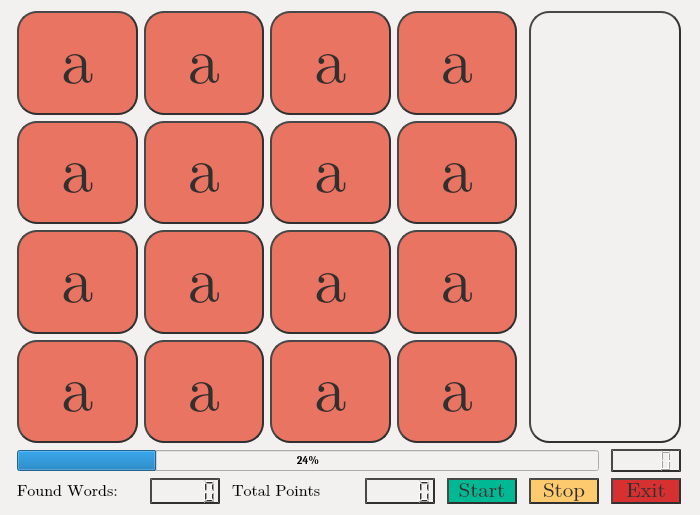
<?xml version="1.0" encoding="UTF-8"?>
<ui version="4.0">
 <class>Form</class>
 <widget class="QWidget" name="Form">
  <property name="geometry">
   <rect>
    <x>0</x>
    <y>0</y>
    <width>700</width>
    <height>515</height>
   </rect>
  </property>
  <property name="windowTitle">
   <string>Form</string>
  </property>
  <property name="styleSheet">
   <string notr="true">background: #f2f1ef</string>
  </property>
  <layout class="QGridLayout" name="gridLayout_2">
   <item row="2" column="5">
    <widget class="QPushButton" name="pushButton_2">
     <property name="maximumSize">
      <size>
       <width>70</width>
       <height>28</height>
      </size>
     </property>
     <property name="font">
      <font>
       <family>Cambria Math</family>
       <pointsize>16</pointsize>
      </font>
     </property>
     <property name="cursor">
      <cursorShape>PointingHandCursor</cursorShape>
     </property>
     <property name="styleSheet">
      <string notr="true"> color: #303030;

background: #fdcb6e ;
border: 2px solid #303030;
    border-radius: 20px;
    border-style: outset;

Text-align:center</string>
     </property>
     <property name="text">
      <string>Stop</string>
     </property>
    </widget>
   </item>
   <item row="2" column="1">
    <widget class="QLCDNumber" name="lcdNumber_2">
     <property name="maximumSize">
      <size>
       <width>70</width>
       <height>28</height>
      </size>
     </property>
     <property name="styleSheet">
      <string notr="true"> color: #303030;

background:#f2f1ef ;

border: 2px solid #303030;
    border-radius: 20px;
    border-style: outset;

Text-align:center</string>
     </property>
    </widget>
   </item>
   <item row="2" column="6">
    <widget class="QPushButton" name="pushButton">
     <property name="maximumSize">
      <size>
       <width>70</width>
       <height>28</height>
      </size>
     </property>
     <property name="font">
      <font>
       <family>Cambria Math</family>
       <pointsize>16</pointsize>
      </font>
     </property>
     <property name="cursor">
      <cursorShape>PointingHandCursor</cursorShape>
     </property>
     <property name="styleSheet">
      <string notr="true"> color: #303030;

background:#d63031 ;
border: 2px solid #303030;
    border-radius: 20px;
    border-style: outset;

Text-align:center</string>
     </property>
     <property name="text">
      <string>Exit</string>
     </property>
    </widget>
   </item>
   <item row="2" column="0">
    <widget class="QLabel" name="label">
     <property name="maximumSize">
      <size>
       <width>121</width>
       <height>28</height>
      </size>
     </property>
     <property name="font">
      <font>
       <family>Cambria Math</family>
       <pointsize>12</pointsize>
      </font>
     </property>
     <property name="text">
      <string>Found Words:</string>
     </property>
    </widget>
   </item>
   <item row="1" column="6">
    <widget class="QLCDNumber" name="lcdNumber">
     <property name="styleSheet">
      <string notr="true"> color: #303030;

background:#f2f1ef ;

border: 2px solid #303030;
    border-radius: 20px;
    border-style: outset;

Text-align:center</string>
     </property>
    </widget>
   </item>
   <item row="1" column="0" colspan="6">
    <widget class="QProgressBar" name="progressBar">
     <property name="font">
      <font>
       <family>Cambria</family>
       <pointsize>8</pointsize>
       <weight>75</weight>
       <bold>true</bold>
      </font>
     </property>
     <property name="styleSheet">
      <string notr="true">
QProgressBar {
    border: 2px solid grey;
    border-radius: 5px;
    border-color: #303030

}

QProgressBar::chunk {
    background-color: #05B8CC;
    width: 20px;
}
;
Text-align:center
</string>
     </property>
     <property name="value">
      <number>24</number>
     </property>
    </widget>
   </item>
   <item row="0" column="0" colspan="5">
    <layout class="QGridLayout" name="gridLayout">
     <item row="0" column="0">
      <widget class="QPushButton" name="pushButton_00">
       <property name="enabled">
        <bool>true</bool>
       </property>
       <property name="minimumSize">
        <size>
         <width>100</width>
         <height>100</height>
        </size>
       </property>
       <property name="maximumSize">
        <size>
         <width>300</width>
         <height>300</height>
        </size>
       </property>
       <property name="font">
        <font>
         <family>Cambria Math</family>
         <pointsize>48</pointsize>
         <weight>50</weight>
         <bold>false</bold>
        </font>
       </property>
       <property name="cursor">
        <cursorShape>PointingHandCursor</cursorShape>
       </property>
       <property name="layoutDirection">
        <enum>Qt::LeftToRight</enum>
       </property>
       <property name="autoFillBackground">
        <bool>false</bool>
       </property>
       <property name="styleSheet">
        <string notr="true"> color: #303030;

background: #e87461 ;

border: 2px solid  #303030;
    border-radius: 20px;
    border-style: outset;

Text-align:center</string>
       </property>
       <property name="text">
        <string>a</string>
       </property>
       <property name="autoDefault">
        <bool>false</bool>
       </property>
       <property name="default">
        <bool>false</bool>
       </property>
       <property name="flat">
        <bool>true</bool>
       </property>
      </widget>
     </item>
     <item row="0" column="3">
      <widget class="QPushButton" name="pushButton_03">
       <property name="enabled">
        <bool>true</bool>
       </property>
       <property name="minimumSize">
        <size>
         <width>100</width>
         <height>100</height>
        </size>
       </property>
       <property name="maximumSize">
        <size>
         <width>300</width>
         <height>300</height>
        </size>
       </property>
       <property name="font">
        <font>
         <family>Cambria Math</family>
         <pointsize>48</pointsize>
         <weight>50</weight>
         <bold>false</bold>
        </font>
       </property>
       <property name="cursor">
        <cursorShape>PointingHandCursor</cursorShape>
       </property>
       <property name="layoutDirection">
        <enum>Qt::LeftToRight</enum>
       </property>
       <property name="autoFillBackground">
        <bool>false</bool>
       </property>
       <property name="styleSheet">
        <string notr="true"> color: #303030;

background: #e87461 ;
border: 2px solid #303030;
    border-radius: 20px;
    border-style: outset;

Text-align:center</string>
       </property>
       <property name="text">
        <string>a</string>
       </property>
       <property name="autoDefault">
        <bool>false</bool>
       </property>
       <property name="default">
        <bool>false</bool>
       </property>
       <property name="flat">
        <bool>true</bool>
       </property>
      </widget>
     </item>
     <item row="0" column="1">
      <widget class="QPushButton" name="pushButton_01">
       <property name="enabled">
        <bool>true</bool>
       </property>
       <property name="minimumSize">
        <size>
         <width>100</width>
         <height>100</height>
        </size>
       </property>
       <property name="maximumSize">
        <size>
         <width>300</width>
         <height>300</height>
        </size>
       </property>
       <property name="font">
        <font>
         <family>Cambria Math</family>
         <pointsize>48</pointsize>
         <weight>50</weight>
         <bold>false</bold>
        </font>
       </property>
       <property name="cursor">
        <cursorShape>PointingHandCursor</cursorShape>
       </property>
       <property name="layoutDirection">
        <enum>Qt::LeftToRight</enum>
       </property>
       <property name="autoFillBackground">
        <bool>false</bool>
       </property>
       <property name="styleSheet">
        <string notr="true"> color: #303030;

background: #e87461 ;
border: 2px solid #303030;
    border-radius: 20px;
    border-style: outset;

Text-align:center</string>
       </property>
       <property name="text">
        <string>a</string>
       </property>
       <property name="autoDefault">
        <bool>false</bool>
       </property>
       <property name="default">
        <bool>false</bool>
       </property>
       <property name="flat">
        <bool>true</bool>
       </property>
      </widget>
     </item>
     <item row="0" column="2">
      <widget class="QPushButton" name="pushButton_02">
       <property name="enabled">
        <bool>true</bool>
       </property>
       <property name="minimumSize">
        <size>
         <width>100</width>
         <height>100</height>
        </size>
       </property>
       <property name="maximumSize">
        <size>
         <width>300</width>
         <height>300</height>
        </size>
       </property>
       <property name="font">
        <font>
         <family>Cambria Math</family>
         <pointsize>48</pointsize>
         <weight>50</weight>
         <bold>false</bold>
        </font>
       </property>
       <property name="cursor">
        <cursorShape>PointingHandCursor</cursorShape>
       </property>
       <property name="layoutDirection">
        <enum>Qt::LeftToRight</enum>
       </property>
       <property name="autoFillBackground">
        <bool>false</bool>
       </property>
       <property name="styleSheet">
        <string notr="true"> color: #303030;

background: #e87461 ;
border: 2px solid #303030;
    border-radius: 20px;
    border-style: outset;

Text-align:center</string>
       </property>
       <property name="text">
        <string>a</string>
       </property>
       <property name="autoDefault">
        <bool>false</bool>
       </property>
       <property name="default">
        <bool>false</bool>
       </property>
       <property name="flat">
        <bool>true</bool>
       </property>
      </widget>
     </item>
     <item row="1" column="1">
      <widget class="QPushButton" name="pushButton_11">
       <property name="enabled">
        <bool>true</bool>
       </property>
       <property name="minimumSize">
        <size>
         <width>100</width>
         <height>100</height>
        </size>
       </property>
       <property name="maximumSize">
        <size>
         <width>300</width>
         <height>300</height>
        </size>
       </property>
       <property name="font">
        <font>
         <family>Cambria Math</family>
         <pointsize>48</pointsize>
         <weight>50</weight>
         <bold>false</bold>
        </font>
       </property>
       <property name="cursor">
        <cursorShape>PointingHandCursor</cursorShape>
       </property>
       <property name="layoutDirection">
        <enum>Qt::LeftToRight</enum>
       </property>
       <property name="autoFillBackground">
        <bool>false</bool>
       </property>
       <property name="styleSheet">
        <string notr="true"> color: #303030;

background: #e87461 ;
border: 2px solid #303030;
    border-radius: 20px;
    border-style: outset;

Text-align:center</string>
       </property>
       <property name="text">
        <string>a</string>
       </property>
       <property name="autoDefault">
        <bool>false</bool>
       </property>
       <property name="default">
        <bool>false</bool>
       </property>
       <property name="flat">
        <bool>true</bool>
       </property>
      </widget>
     </item>
     <item row="1" column="0">
      <widget class="QPushButton" name="pushButton_10">
       <property name="enabled">
        <bool>true</bool>
       </property>
       <property name="minimumSize">
        <size>
         <width>100</width>
         <height>100</height>
        </size>
       </property>
       <property name="maximumSize">
        <size>
         <width>300</width>
         <height>300</height>
        </size>
       </property>
       <property name="font">
        <font>
         <family>Cambria Math</family>
         <pointsize>48</pointsize>
         <weight>50</weight>
         <bold>false</bold>
        </font>
       </property>
       <property name="cursor">
        <cursorShape>PointingHandCursor</cursorShape>
       </property>
       <property name="layoutDirection">
        <enum>Qt::LeftToRight</enum>
       </property>
       <property name="autoFillBackground">
        <bool>false</bool>
       </property>
       <property name="styleSheet">
        <string notr="true"> color: #303030;

background: #e87461 ;
border: 2px solid #303030;
    border-radius: 20px;
    border-style: outset;

Text-align:center</string>
       </property>
       <property name="text">
        <string>a</string>
       </property>
       <property name="autoDefault">
        <bool>false</bool>
       </property>
       <property name="default">
        <bool>false</bool>
       </property>
       <property name="flat">
        <bool>true</bool>
       </property>
      </widget>
     </item>
     <item row="2" column="0">
      <widget class="QPushButton" name="pushButton_20">
       <property name="enabled">
        <bool>true</bool>
       </property>
       <property name="minimumSize">
        <size>
         <width>100</width>
         <height>100</height>
        </size>
       </property>
       <property name="maximumSize">
        <size>
         <width>300</width>
         <height>300</height>
        </size>
       </property>
       <property name="font">
        <font>
         <family>Cambria Math</family>
         <pointsize>48</pointsize>
         <weight>50</weight>
         <bold>false</bold>
        </font>
       </property>
       <property name="cursor">
        <cursorShape>PointingHandCursor</cursorShape>
       </property>
       <property name="layoutDirection">
        <enum>Qt::LeftToRight</enum>
       </property>
       <property name="autoFillBackground">
        <bool>false</bool>
       </property>
       <property name="styleSheet">
        <string notr="true"> color: #303030;

background: #e87461 ;
border: 2px solid #303030;
    border-radius: 20px;
    border-style: outset;

Text-align:center</string>
       </property>
       <property name="text">
        <string>a</string>
       </property>
       <property name="autoDefault">
        <bool>false</bool>
       </property>
       <property name="default">
        <bool>false</bool>
       </property>
       <property name="flat">
        <bool>true</bool>
       </property>
      </widget>
     </item>
     <item row="1" column="2">
      <widget class="QPushButton" name="pushButton_12">
       <property name="enabled">
        <bool>true</bool>
       </property>
       <property name="minimumSize">
        <size>
         <width>100</width>
         <height>100</height>
        </size>
       </property>
       <property name="maximumSize">
        <size>
         <width>300</width>
         <height>300</height>
        </size>
       </property>
       <property name="font">
        <font>
         <family>Cambria Math</family>
         <pointsize>48</pointsize>
         <weight>50</weight>
         <bold>false</bold>
        </font>
       </property>
       <property name="cursor">
        <cursorShape>PointingHandCursor</cursorShape>
       </property>
       <property name="layoutDirection">
        <enum>Qt::LeftToRight</enum>
       </property>
       <property name="autoFillBackground">
        <bool>false</bool>
       </property>
       <property name="styleSheet">
        <string notr="true"> color: #303030;

background: #e87461 ;
border: 2px solid #303030;
    border-radius: 20px;
    border-style: outset;

Text-align:center</string>
       </property>
       <property name="text">
        <string>a</string>
       </property>
       <property name="autoDefault">
        <bool>false</bool>
       </property>
       <property name="default">
        <bool>false</bool>
       </property>
       <property name="flat">
        <bool>true</bool>
       </property>
      </widget>
     </item>
     <item row="1" column="3">
      <widget class="QPushButton" name="pushButton_13">
       <property name="enabled">
        <bool>true</bool>
       </property>
       <property name="minimumSize">
        <size>
         <width>100</width>
         <height>100</height>
        </size>
       </property>
       <property name="maximumSize">
        <size>
         <width>300</width>
         <height>300</height>
        </size>
       </property>
       <property name="font">
        <font>
         <family>Cambria Math</family>
         <pointsize>48</pointsize>
         <weight>50</weight>
         <bold>false</bold>
        </font>
       </property>
       <property name="cursor">
        <cursorShape>PointingHandCursor</cursorShape>
       </property>
       <property name="layoutDirection">
        <enum>Qt::LeftToRight</enum>
       </property>
       <property name="autoFillBackground">
        <bool>false</bool>
       </property>
       <property name="styleSheet">
        <string notr="true"> color: #303030;

background: #e87461 ;
border: 2px solid #303030;
    border-radius: 20px;
    border-style: outset;

Text-align:center</string>
       </property>
       <property name="text">
        <string>a</string>
       </property>
       <property name="autoDefault">
        <bool>false</bool>
       </property>
       <property name="default">
        <bool>false</bool>
       </property>
       <property name="flat">
        <bool>true</bool>
       </property>
      </widget>
     </item>
     <item row="2" column="1">
      <widget class="QPushButton" name="pushButton_21">
       <property name="enabled">
        <bool>true</bool>
       </property>
       <property name="minimumSize">
        <size>
         <width>100</width>
         <height>100</height>
        </size>
       </property>
       <property name="maximumSize">
        <size>
         <width>300</width>
         <height>300</height>
        </size>
       </property>
       <property name="font">
        <font>
         <family>Cambria Math</family>
         <pointsize>48</pointsize>
         <weight>50</weight>
         <bold>false</bold>
        </font>
       </property>
       <property name="cursor">
        <cursorShape>PointingHandCursor</cursorShape>
       </property>
       <property name="layoutDirection">
        <enum>Qt::LeftToRight</enum>
       </property>
       <property name="autoFillBackground">
        <bool>false</bool>
       </property>
       <property name="styleSheet">
        <string notr="true"> color: #303030;

background: #e87461 ;
border: 2px solid #303030;
    border-radius: 20px;
    border-style: outset;

Text-align:center</string>
       </property>
       <property name="text">
        <string>a</string>
       </property>
       <property name="autoDefault">
        <bool>false</bool>
       </property>
       <property name="default">
        <bool>false</bool>
       </property>
       <property name="flat">
        <bool>true</bool>
       </property>
      </widget>
     </item>
     <item row="2" column="2">
      <widget class="QPushButton" name="pushButton_22">
       <property name="enabled">
        <bool>true</bool>
       </property>
       <property name="minimumSize">
        <size>
         <width>100</width>
         <height>100</height>
        </size>
       </property>
       <property name="maximumSize">
        <size>
         <width>300</width>
         <height>300</height>
        </size>
       </property>
       <property name="font">
        <font>
         <family>Cambria Math</family>
         <pointsize>48</pointsize>
         <weight>50</weight>
         <bold>false</bold>
        </font>
       </property>
       <property name="cursor">
        <cursorShape>PointingHandCursor</cursorShape>
       </property>
       <property name="layoutDirection">
        <enum>Qt::LeftToRight</enum>
       </property>
       <property name="autoFillBackground">
        <bool>false</bool>
       </property>
       <property name="styleSheet">
        <string notr="true"> color: #303030;

background: #e87461 ;
border: 2px solid #303030;
    border-radius: 20px;
    border-style: outset;

Text-align:center</string>
       </property>
       <property name="text">
        <string>a</string>
       </property>
       <property name="autoDefault">
        <bool>false</bool>
       </property>
       <property name="default">
        <bool>false</bool>
       </property>
       <property name="flat">
        <bool>true</bool>
       </property>
      </widget>
     </item>
     <item row="2" column="3">
      <widget class="QPushButton" name="pushButton_23">
       <property name="enabled">
        <bool>true</bool>
       </property>
       <property name="minimumSize">
        <size>
         <width>100</width>
         <height>100</height>
        </size>
       </property>
       <property name="maximumSize">
        <size>
         <width>300</width>
         <height>300</height>
        </size>
       </property>
       <property name="font">
        <font>
         <family>Cambria Math</family>
         <pointsize>48</pointsize>
         <weight>50</weight>
         <bold>false</bold>
        </font>
       </property>
       <property name="cursor">
        <cursorShape>PointingHandCursor</cursorShape>
       </property>
       <property name="layoutDirection">
        <enum>Qt::LeftToRight</enum>
       </property>
       <property name="autoFillBackground">
        <bool>false</bool>
       </property>
       <property name="styleSheet">
        <string notr="true"> color: #303030;

background: #e87461 ;
border: 2px solid #303030;
    border-radius: 20px;
    border-style: outset;

Text-align:center</string>
       </property>
       <property name="text">
        <string>a</string>
       </property>
       <property name="autoDefault">
        <bool>false</bool>
       </property>
       <property name="default">
        <bool>false</bool>
       </property>
       <property name="flat">
        <bool>true</bool>
       </property>
      </widget>
     </item>
     <item row="3" column="1">
      <widget class="QPushButton" name="pushButton_31">
       <property name="enabled">
        <bool>true</bool>
       </property>
       <property name="minimumSize">
        <size>
         <width>100</width>
         <height>100</height>
        </size>
       </property>
       <property name="maximumSize">
        <size>
         <width>300</width>
         <height>300</height>
        </size>
       </property>
       <property name="font">
        <font>
         <family>Cambria Math</family>
         <pointsize>48</pointsize>
         <weight>50</weight>
         <bold>false</bold>
        </font>
       </property>
       <property name="cursor">
        <cursorShape>PointingHandCursor</cursorShape>
       </property>
       <property name="layoutDirection">
        <enum>Qt::LeftToRight</enum>
       </property>
       <property name="autoFillBackground">
        <bool>false</bool>
       </property>
       <property name="styleSheet">
        <string notr="true"> color: #303030;

background: #e87461 ;
border: 2px solid #303030;
    border-radius: 20px;
    border-style: outset;

Text-align:center</string>
       </property>
       <property name="text">
        <string>a</string>
       </property>
       <property name="autoDefault">
        <bool>false</bool>
       </property>
       <property name="default">
        <bool>false</bool>
       </property>
       <property name="flat">
        <bool>true</bool>
       </property>
      </widget>
     </item>
     <item row="3" column="2">
      <widget class="QPushButton" name="pushButton_32">
       <property name="enabled">
        <bool>true</bool>
       </property>
       <property name="minimumSize">
        <size>
         <width>100</width>
         <height>100</height>
        </size>
       </property>
       <property name="maximumSize">
        <size>
         <width>300</width>
         <height>300</height>
        </size>
       </property>
       <property name="font">
        <font>
         <family>Cambria Math</family>
         <pointsize>48</pointsize>
         <weight>50</weight>
         <bold>false</bold>
        </font>
       </property>
       <property name="cursor">
        <cursorShape>PointingHandCursor</cursorShape>
       </property>
       <property name="layoutDirection">
        <enum>Qt::LeftToRight</enum>
       </property>
       <property name="autoFillBackground">
        <bool>false</bool>
       </property>
       <property name="styleSheet">
        <string notr="true"> color: #303030;

background: #e87461 ;
border: 2px solid #303030;
    border-radius: 20px;
    border-style: outset;

Text-align:center</string>
       </property>
       <property name="text">
        <string>a</string>
       </property>
       <property name="autoDefault">
        <bool>false</bool>
       </property>
       <property name="default">
        <bool>false</bool>
       </property>
       <property name="flat">
        <bool>true</bool>
       </property>
      </widget>
     </item>
     <item row="3" column="3">
      <widget class="QPushButton" name="pushButton_33">
       <property name="enabled">
        <bool>true</bool>
       </property>
       <property name="minimumSize">
        <size>
         <width>100</width>
         <height>100</height>
        </size>
       </property>
       <property name="maximumSize">
        <size>
         <width>300</width>
         <height>300</height>
        </size>
       </property>
       <property name="font">
        <font>
         <family>Cambria Math</family>
         <pointsize>48</pointsize>
         <weight>50</weight>
         <bold>false</bold>
        </font>
       </property>
       <property name="cursor">
        <cursorShape>PointingHandCursor</cursorShape>
       </property>
       <property name="layoutDirection">
        <enum>Qt::LeftToRight</enum>
       </property>
       <property name="autoFillBackground">
        <bool>false</bool>
       </property>
       <property name="styleSheet">
        <string notr="true"> color: #303030;

background: #e87461 ;
border: 2px solid #303030;
    border-radius: 20px;
    border-style: outset;

Text-align:center</string>
       </property>
       <property name="text">
        <string>a</string>
       </property>
       <property name="autoDefault">
        <bool>false</bool>
       </property>
       <property name="default">
        <bool>false</bool>
       </property>
       <property name="flat">
        <bool>true</bool>
       </property>
      </widget>
     </item>
     <item row="3" column="0">
      <widget class="QPushButton" name="pushButton_30">
       <property name="enabled">
        <bool>true</bool>
       </property>
       <property name="minimumSize">
        <size>
         <width>100</width>
         <height>100</height>
        </size>
       </property>
       <property name="maximumSize">
        <size>
         <width>300</width>
         <height>300</height>
        </size>
       </property>
       <property name="font">
        <font>
         <family>Cambria Math</family>
         <pointsize>48</pointsize>
         <weight>50</weight>
         <bold>false</bold>
        </font>
       </property>
       <property name="cursor">
        <cursorShape>PointingHandCursor</cursorShape>
       </property>
       <property name="layoutDirection">
        <enum>Qt::LeftToRight</enum>
       </property>
       <property name="autoFillBackground">
        <bool>false</bool>
       </property>
       <property name="styleSheet">
        <string notr="true"> color: #303030;

background: #e87461 ;
border: 2px solid #303030;
    border-radius: 20px;
    border-style: outset;

Text-align:center</string>
       </property>
       <property name="text">
        <string>a</string>
       </property>
       <property name="autoDefault">
        <bool>false</bool>
       </property>
       <property name="default">
        <bool>false</bool>
       </property>
       <property name="flat">
        <bool>true</bool>
       </property>
      </widget>
     </item>
    </layout>
   </item>
   <item row="0" column="5" colspan="2">
    <widget class="QTextEdit" name="AItextEdit_2">
     <property name="font">
      <font>
       <family>Cambria</family>
       <pointsize>12</pointsize>
      </font>
     </property>
     <property name="styleSheet">
      <string notr="true"> color: #303030;

background:#f2f1ef ;

border: 2px solid #303030;
    border-radius: 20px;
    border-style: outset;

Text-align:center</string>
     </property>
    </widget>
   </item>
   <item row="2" column="2">
    <widget class="QLabel" name="label_2">
     <property name="maximumSize">
      <size>
       <width>121</width>
       <height>28</height>
      </size>
     </property>
     <property name="font">
      <font>
       <family>Cambria Math</family>
       <pointsize>12</pointsize>
      </font>
     </property>
     <property name="text">
      <string>Total Points</string>
     </property>
    </widget>
   </item>
   <item row="2" column="3">
    <widget class="QLCDNumber" name="lcdNumber_3">
     <property name="maximumSize">
      <size>
       <width>70</width>
       <height>28</height>
      </size>
     </property>
     <property name="styleSheet">
      <string notr="true"> color: #303030;

background:#f2f1ef ;

border: 2px solid #303030;
    border-radius: 20px;
    border-style: outset;

Text-align:center</string>
     </property>
    </widget>
   </item>
   <item row="2" column="4">
    <widget class="QPushButton" name="pushButton_3">
     <property name="maximumSize">
      <size>
       <width>70</width>
       <height>28</height>
      </size>
     </property>
     <property name="font">
      <font>
       <family>Cambria Math</family>
       <pointsize>16</pointsize>
      </font>
     </property>
     <property name="cursor">
      <cursorShape>PointingHandCursor</cursorShape>
     </property>
     <property name="styleSheet">
      <string notr="true"> color: #303030;

background: #00b894 ;
border: 2px solid #303030;
    border-radius: 20px;
    border-style: outset;

Text-align:center</string>
     </property>
     <property name="text">
      <string>Start</string>
     </property>
    </widget>
   </item>
  </layout>
 </widget>
 <resources/>
 <connections/>
</ui>
